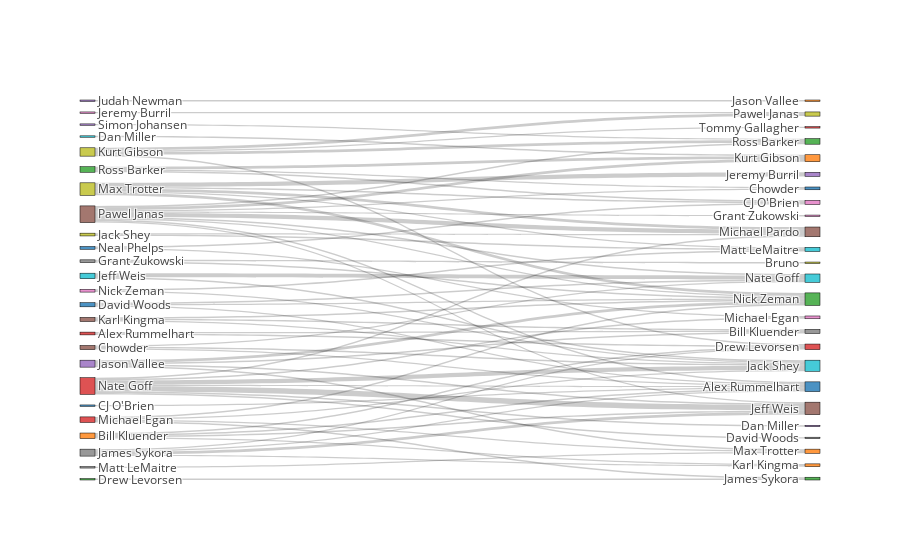

The notebook cell this image was saved under:
### Code cell
data_trace = dict(
    type='sankey',
    # width = 1118,
    # height = 772,
#     domain = dict(
#       x =  [0,1],
#       y =  [0,1]
#     ),
#     orientation = "h",
#     valueformat = ".0f",
#     valuesuffix = "TWh",
    node = dict(
      pad = 15,
      thickness = 15,
      line = dict(
        color = "black",
        width = 0.5
      ),
      label = list(player_dict.keys()),
      #color =  df_raw['Color']
    ),
    link = dict(
      source =  data['Source'],
      target =  data['Target'],
      value =  data['Value'],
      label =  data['Passer']
  ))


iplot([data_trace])

### Figure 1 — Plotly figure (JSON) as saved in the notebook; plotly's stock layout.template omitted (floating-point values rounded to 4 significant figures)
{"data": [{"link": {"label": ["Alex Rummelhart", "Alex Rummelhart", "Bill Kluender", "Bill Kluender", "Bill Kluender", "Bill Kluender", "CJ O'Brien", "Chowder", "Chowder", "Chowder", "Dan Miller", "David Woods", "David Woods", "David Woods", "Drew Levorsen", "Grant Zukowski", "Grant Zukowski", "Jack Shey", "Jack Shey", "James Sykora", "James Sykora", "James Sykora", "James Sykora", "Jason Vallee", "Jason Vallee", "Jason Vallee", "Jason Vallee", "Jeff Weis", "Jeff Weis", "Jeremy Burril", "Judah Newman", "Karl Kingma", "Karl Kingma", "Karl Kingma", "Kurt Gibson", "Kurt Gibson", "Kurt Gibson", "Kurt Gibson", "Matt LeMaitre", "Max Trotter", "Max Trotter", "Max Trotter", "Max Trotter", "Max Trotter", "Michael Egan", "Michael Egan", "Michael Egan", "Michael Egan", "Nate Goff", "Nate Goff", "Nate Goff", "Nate Goff", "Nate Goff", "Nate Goff", "Nate Goff", "Neal Phelps", "Neal Phelps", "Nick Zeman", "Nick Zeman", "Pawel Janas", "Pawel Janas", "Pawel Janas", "Pawel Janas", "Pawel Janas", "Pawel Janas", "Pawel Janas", "Pawel Janas", "Pawel Janas", "Ross Barker", "Ross Barker", "Ross Barker", "Simon Johansen"], "source": [33, 33, 21, 21, 21, 21, 10, 15, 15, 15, 39, 20, 20, 20, 32, 47, 47, 18, 18, 17, 17, 17, 17, 14, 14, 14, 14, 19, 19, 36, 4, 35, 35, 35, 48, 48, 48, 48, 7, 38, 38, 38, 38, 38, 13, 13, 13, 13, 43, 43, 43, 43, 43, 43, 43, 30, 30, 26, 26, 25, 25, 25, 25, 25, 25, 25, 25, 25, 2, 2, 2, 44], "target": [27, 3, 40, 3, 45, 41, 40, 40, 9, 29, 1, 40, 29, 12, 42, 28, 12, 49, 5, 40, 3, 45, 41, 27, 45, 31, 12, 9, 29, 8, 11, 27, 9, 12, 3, 8, 22, 23, 31, 46, 34, 49, 5, 12, 9, 42, 31, 12, 40, 24, 37, 9, 45, 16, 5, 46, 16, 9, 49, 40, 0, 6, 45, 1, 5, 29, 12, 22, 46, 0, 1, 22], "value": [1, 1, 1, 1, 1, 1, 1, 1, 1, 1, 1, 1, 1, 1, 1, 1, 1, 1, 1, 1, 1, 2, 1, 1, 1, 1, 2, 1, 3, 1, 1, 1, 1, 1, 1, 2, 2, 1, 1, 1, 3, 1, 2, 2, 1, 1, 1, 1, 1, 1, 1, 3, 4, 1, 1, 1, 1, 1, 1, 1, 1, 1, 1, 2, 3, 1, 1, 1, 1, 1, 2, 1]}, "node": {"label": ["Chowder ", "Kurt Gibson ", "Ross Barker", "Drew Levorsen ", "Judah Newman", "Michael Pardo ", "Grant Zukowski ", "Matt LeMaitre", "Pawel Janas ", "Jack Shey ", "CJ O'Brien", "Jason Vallee ", "Nick Zeman ", "Michael Egan", "Jason Vallee", "Chowder", "Michael Egan ", "James Sykora", "Jack Shey", "Jeff Weis", "David Woods", "Bill Kluender", "Ross Barker ", "Tommy Gallagher ", "Dan Miller ", "Pawel Janas", "Nick Zeman", "Bill Kluender ", "Bruno ", "Nate Goff ", "Neal Phelps", "Max Trotter ", "Drew Levorsen", "Alex Rummelhart", "Jeremy Burril ", "Karl Kingma", "Jeremy Burril", "David Woods ", "Max Trotter", "Dan Miller", "Alex Rummelhart ", "Karl Kingma ", "James Sykora ", "Nate Goff", "Simon Johansen", "Jeff Weis ", "CJ O'Brien ", "Grant Zukowski", "Kurt Gibson", "Matt LeMaitre "], "line": {"color": "black", "width": 0.5}, "pad": 15, "thickness": 15}, "type": "sankey", "uid": "e0ce4ad8-9fa3-433d-9882-b4126ea7afe2"}], "layout": {}}
